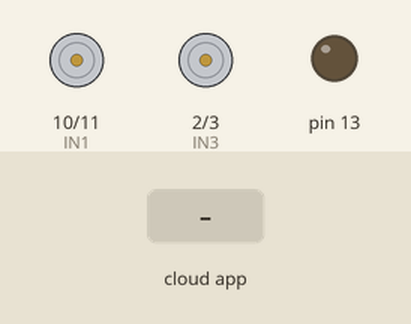
The sketch below on a simulated Arduino Uno, built with avr-gcc and run on an emulated ATmega328P. Shown: motor-driver pin pairs drawn as motors (green arrow = first pin HIGH = forward, orange = second pin HIGH = backward, longer = more drive, scaled by the enable pin), output pins drawn as LEDs (lit = HIGH). Inputs (shaded band) come from the test bench. The ROS host is connected and sends only what is stated.

Above: at 1.3 s.
1.4 s: the phone or cloud app sets linear.x to -100
At 1.8 s:
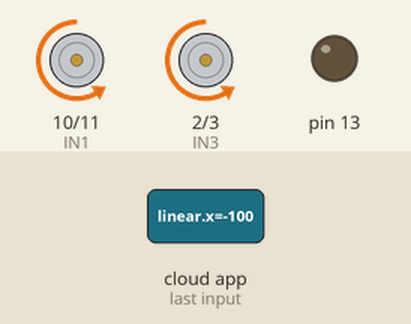
2.9 s: the phone or cloud app sets angular.z to -100
At 4.0 s:
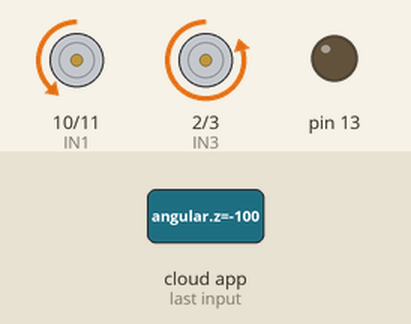
4.4 s: the phone or cloud app sets linear.x to 0
At 5.1 s:
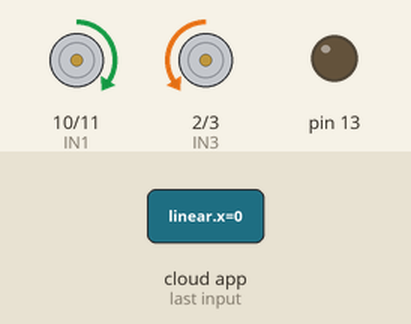
5.9 s: the phone or cloud app sets angular.z to 100
At 7.1 s:
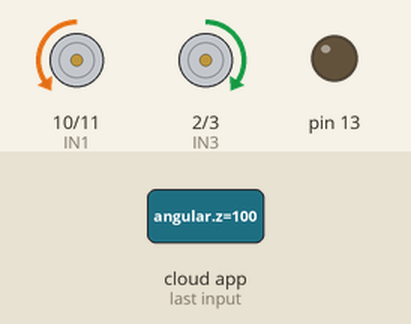
7.4 s: the phone or cloud app sets linear.x to 100
At 8.6 s:
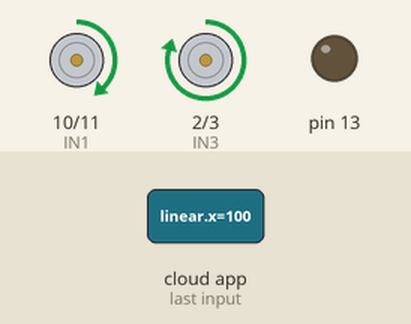
8.9 s: the phone or cloud app sets angular.z to 0
At 9.8 s:
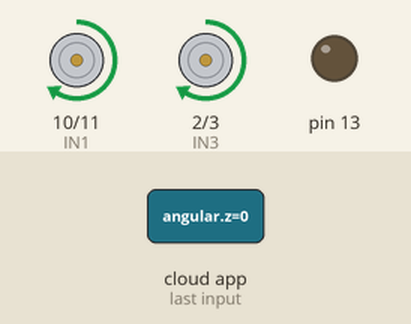
Timing chart, 0 to 11.4 s (numbered marks = the images above; inputs shaded):
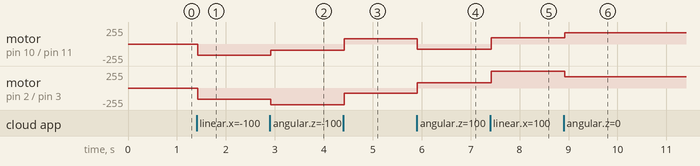

The sketch:

hanium_total.ino
```cpp
#include <ros.h>
#include <std_msgs/Float32MultiArray.h>
#include <geometry_msgs/Twist.h>

// #include <Wire.h>
// #include <MPU9250.h>
// #include <MadgwickAHRS.h>


ros::NodeHandle nh;

// 모터 제어 핀
#define ENA 6  // 오른 모터 속도 (PWM)
#define IN1 10  //  모터 방향
#define IN2 11  //  모터 방향


#define ENB 5  // 왼쪽 모터 속도 (PWM)
#define IN3 2 //  모터 방향
#define IN4 3  //  모터 방향


// MPU9250 mpu;
// Madgwick filter;

// float ax, ay, az;
// float gx, gy, gz;


const float MAX_LIN_VEL = 0.6; // m/s
const float MAX_ANG_VEL = 1.0; // rad/s

int pwm_left = 0;
int pwm_right = 0;

float joy_left = 0.0;
float joy_right = 0.0;
int joy_flag = 0;
int before_flag = 0;


// cmd_vel 입력 변수
float linear_x = 0.0;
float angular_z = 0.0;

// 콜백 함수: PC에서 온 조이스틱 값 수신
void joyCallback(const std_msgs::Float32MultiArray &msg) {
  int flag = 0;
  if (msg.data_length >= 3) {
    joy_left = msg.data[0];
    joy_right = msg.data[1];
    flag = msg.data[2];
  }
  joy_left = int(joy_left * 50);
  joy_right = int(joy_right * 50);

  if (flag == 1 && (before_flag != flag)) {
    if (joy_flag == 0) joy_flag = 1;
    else joy_flag = 0;


  }
  before_flag = flag;
}


// cmd_vel 콜백
void cmdVelCallback(const geometry_msgs::Twist &msg) {
  linear_x = msg.linear.x;
  angular_z = msg.angular.z;

  if (linear_x > MAX_LIN_VEL) linear_x = MAX_LIN_VEL;
  else if (linear_x < (MAX_LIN_VEL * (-1))) linear_x = (MAX_LIN_VEL * (-1));
}

ros::Subscriber<std_msgs::Float32MultiArray> sub("joy_cmd", &joyCallback);
ros::Subscriber<geometry_msgs::Twist> cmdvel_sub("cmd_vel", &cmdVelCallback);


void setup() {
  nh.getHardware()->setBaud(57600);
  nh.initNode();
  nh.subscribe(sub);
  nh.subscribe(cmdvel_sub);

  // Serial.begin(115200);
  // Wire.begin();
  // if (!mpu.setup(0x68)) {
  //   Serial.println("MPU9250 not found");
  //   while (1);
  // }
  // mpu.calibrateAccelGyro();
  // filter.begin(200);  // 예상 주기 200Hz


  // 핀 설정
  pinMode(ENA, OUTPUT);
  pinMode(IN1, OUTPUT);
  pinMode(IN2, OUTPUT);
  pinMode(IN4, OUTPUT);
  pinMode(ENB, OUTPUT);
  pinMode(IN3, OUTPUT);

  // bool a = true;
  // bool b = false;
  // digitalWrite(IN1, b);
  // digitalWrite(IN2, a);
  // digitalWrite(IN3, b);
  // digitalWrite(IN4, a);
  digitalWrite(IN1, 0);
  digitalWrite(IN2, 1);
  digitalWrite(IN3, 0);
  digitalWrite(IN4, 1);

  analogWrite(ENA, 0);  // 0~255 사이 PWM 값
  analogWrite(ENB, 0);
  delay(100);

  pinMode(13, 1);


}


void loop() {
  nh.spinOnce();
  delay(10);


  if (joy_flag == 1) {
    // // left_speed = map(joy_left, -1, 1, -100, 100);  위에서 x100 해서 상관없음
    // // right_speed = map(joy_right, -1, 1, -100, 100);

    bool dir_left = joy_left >= 0 ? 0 : 1;
    bool dir_right = joy_right >= 0 ? 0 : 1;
    // 모터 출력
    digitalWrite(IN1, dir_right);
    digitalWrite(IN2, !dir_right);
    digitalWrite(IN3, dir_left);
    digitalWrite(IN4, !dir_left);
    analogWrite(ENA, abs(joy_right));
    analogWrite(ENB, abs(joy_left));

   digitalWrite(13, 1);

  }
  else if (joy_flag == 0) {
    //   // *************
    // // 2) cmd_vel 처리 (선속도 + 각속도 → 바퀴속도)
    // *************
    float v = linear_x;   // m/s
    float w = angular_z;  // rad/s

    // 로봇 파라미터 (축 간 거리)
    const float WHEEL_BASE = (0.2769 * 2.0); // m

    // 좌/우 바퀴 선속도
    float v_left = v - (w * WHEEL_BASE / 2.0);
    float v_right = v + (w * WHEEL_BASE / 2.0);

    // 속도를 PWM 값으로 변환
    pwm_left = int(constrain((v_left / (MAX_LIN_VEL + (MAX_ANG_VEL * WHEEL_BASE / 2.0))) * 250.0, -255, 255));
    pwm_right = int(constrain((v_right / (MAX_LIN_VEL + (MAX_ANG_VEL * WHEEL_BASE / 2.0))) * 250.0, -255, 255));

    // pwm이 양수/음수에 따라 방향 설정
    bool dir_cmd_left = pwm_left >= 0 ? 0 : 1;
    bool dir_cmd_right = pwm_right >= 0 ? 0 : 1;


    // 모터 출력
    // digitalWrite(IN1, !dir_cmd_right);
    // digitalWrite(IN2, dir_cmd_right);
    digitalWrite(IN1, !dir_cmd_left);
    digitalWrite(IN2, dir_cmd_left);
    // digitalWrite(IN3, !dir_cmd_left);
    // digitalWrite(IN4, dir_cmd_left);
    digitalWrite(IN3, !dir_cmd_right);
    digitalWrite(IN4, dir_cmd_right);
    // analogWrite(ENA, abs(pwm_right));
    // analogWrite(ENB, abs(pwm_left));

    analogWrite(ENB, abs(pwm_right));
    analogWrite(ENA, abs(pwm_left));


    digitalWrite(13, 0);
  }


  // if (mpu.update()) {
  //   ax = mpu.getAccX();
  //   ay = mpu.getAccY();
  //   az = mpu.getAccZ();

  //   gx = mpu.getGyroX() * DEG_TO_RAD;
  //   gy = mpu.getGyroY() * DEG_TO_RAD;
  //   gz = mpu.getGyroZ() * DEG_TO_RAD;

  //   filter.updateIMU(gx, gy, gz, ax, ay, az);

  //   // Euler angles만 사용
  //   float yaw   = filter.getYaw();
  //   float pitch = filter.getPitch();
  //   float roll  = filter.getRoll();

  //   // CSV 출력: ax, ay, az, gx, gy, gz, roll, pitch, yaw
  //   Serial.print(ax); Serial.print(",");
  //   Serial.print(ay); Serial.print(",");
  //   Serial.print(az); Serial.print(",");
  //   Serial.print(gx); Serial.print(",");
  //   Serial.print(gy); Serial.print(",");
  //   Serial.print(gz); Serial.print(",");
  //   Serial.print(roll); Serial.print(",");
  //   Serial.print(pitch); Serial.print(",");
  //   Serial.println(yaw);
  // }


}
```

Measured:
- after the input at 1.4 s, motor on pin 10 (IN1) / pin 11 (IN2), motor on pin 2 (IN3) / pin 3 (IN4): stopped → backward 171/255 at once
- after the input at 2.9 s, motor on pin 10 (IN1) / pin 11 (IN2): backward 171/255 → backward 92/255 at once; motor on pin 2 (IN3) / pin 3 (IN4): backward 171/255 → backward 250/255 at once
- after the input at 4.4 s, motor on pin 10 (IN1) / pin 11 (IN2): backward 92/255 → forward 78/255 at once; motor on pin 2 (IN3) / pin 3 (IN4): backward 250/255 → backward 78/255 at once
- after the input at 5.9 s, motor on pin 10 (IN1) / pin 11 (IN2): forward 78/255 → backward 78/255 at once; motor on pin 2 (IN3) / pin 3 (IN4): backward 78/255 → forward 78/255 at once
- after the input at 7.4 s, motor on pin 10 (IN1) / pin 11 (IN2): backward 78/255 → forward 92/255 at once; motor on pin 2 (IN3) / pin 3 (IN4): forward 78/255 → forward 250/255 at once
- after the input at 8.9 s, motor on pin 10 (IN1) / pin 11 (IN2): forward 92/255 → forward 171/255 at once; motor on pin 2 (IN3) / pin 3 (IN4): forward 250/255 → forward 171/255 at once
